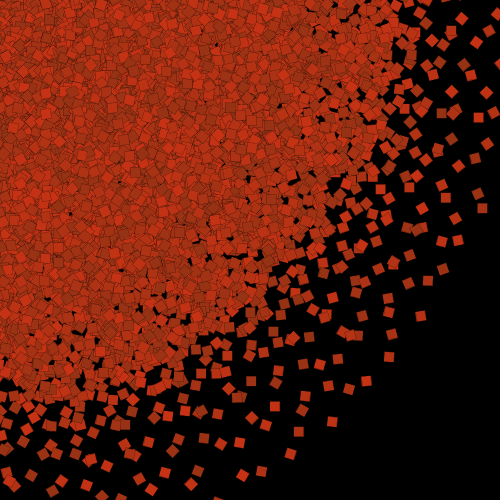
Frame 1 (no input)
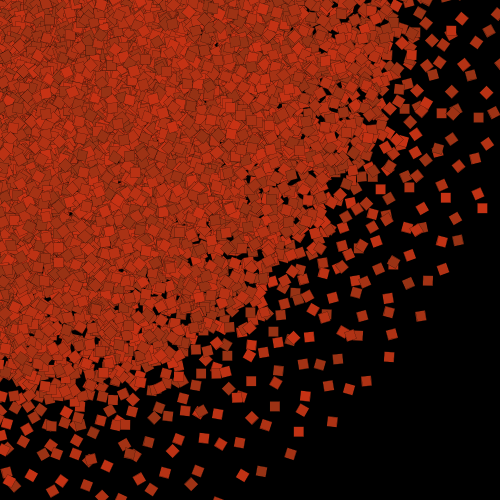
Frame 60 (the mouse pressed at the canvas centre just before this capture)
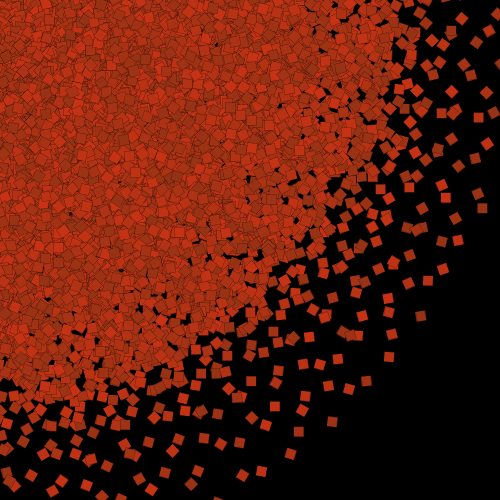
Frame 120 (the mouse held since frame 60 and released just before this capture)

The Processing sketch that drew these frames (run headless with seeded random() and noise(); from frame 60 on, the mouse is pressed at the canvas centre):

// Processing sketch: processing_60461
// ── processing_60461.pde

void setup() {
  size(500, 500);
  smooth();
}

void draw() {
//  randomSeed(0);
  background(0);
  scale(0.2);

  for (float i = 0; i < 360; i = i+1) {
    for (int j = 0; j < 130; j = j+1) {

      translate(i*0.7, i*0.4);
      rotate(radians(j));
      
      fill(random(150,200),50,20);
      rect(width/2, height/2, 50, 50);
    }
  }
}
